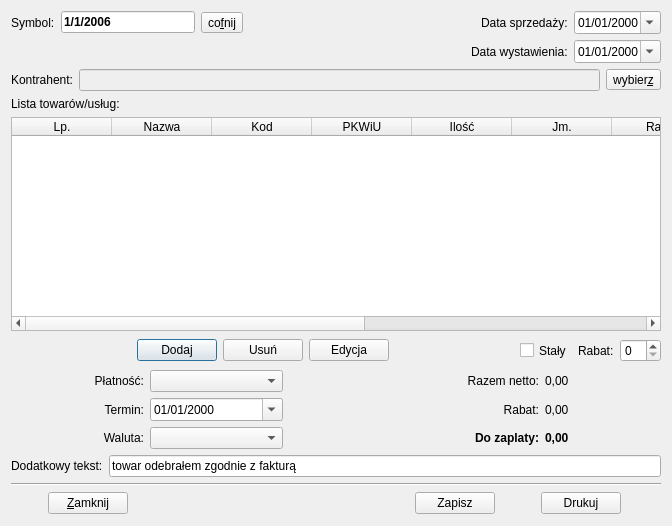
<ui version="4.0" >
 <class>Faktura</class>
 <widget class="QDialog" name="Faktura" >
  <property name="geometry" >
   <rect>
    <x>0</x>
    <y>0</y>
    <width>672</width>
    <height>526</height>
   </rect>
  </property>
  <property name="windowTitle" >
   <string>Faktura VAT</string>
  </property>
  <layout class="QVBoxLayout" name="verticalLayout" >
   <item>
    <layout class="QHBoxLayout" >
     <item>
      <layout class="QHBoxLayout" >
       <item>
        <layout class="QHBoxLayout" >
         <item>
          <widget class="QLabel" name="textLabel1_3" >
           <property name="text" >
            <string>Symbol:</string>
           </property>
           <property name="wordWrap" >
            <bool>false</bool>
           </property>
          </widget>
         </item>
         <item>
          <widget class="QLineEdit" name="frNr" >
           <property name="enabled" >
            <bool>true</bool>
           </property>
           <property name="font" >
            <font>
             <weight>75</weight>
             <bold>true</bold>
            </font>
           </property>
           <property name="text" >
            <string>1/1/2006</string>
           </property>
          </widget>
         </item>
        </layout>
       </item>
       <item>
        <widget class="QToolButton" name="backBtn" >
         <property name="text" >
          <string>co&amp;fnij</string>
         </property>
         <property name="shortcut" >
          <string>Alt+F</string>
         </property>
        </widget>
       </item>
      </layout>
     </item>
     <item>
      <spacer>
       <property name="orientation" >
        <enum>Qt::Horizontal</enum>
       </property>
       <property name="sizeType" >
        <enum>QSizePolicy::Expanding</enum>
       </property>
       <property name="sizeHint" stdset="0" >
        <size>
         <width>31</width>
         <height>20</height>
        </size>
       </property>
      </spacer>
     </item>
     <item>
      <layout class="QHBoxLayout" >
       <item>
        <widget class="QLabel" name="textLabel3" >
         <property name="text" >
          <string>Data sprzedaży:</string>
         </property>
         <property name="wordWrap" >
          <bool>false</bool>
         </property>
        </widget>
       </item>
       <item>
        <widget class="QDateEdit" name="sellingDate" >
         <property name="displayFormat" >
          <string>dd/MM/yyyy</string>
         </property>
         <property name="calendarPopup" >
          <bool>true</bool>
         </property>
        </widget>
       </item>
      </layout>
     </item>
    </layout>
   </item>
   <item>
    <layout class="QHBoxLayout" name="horizontalLayout" >
     <item>
      <spacer name="spacer8_3" >
       <property name="orientation" >
        <enum>Qt::Horizontal</enum>
       </property>
       <property name="sizeType" >
        <enum>QSizePolicy::Expanding</enum>
       </property>
       <property name="sizeHint" stdset="0" >
        <size>
         <width>468</width>
         <height>17</height>
        </size>
       </property>
      </spacer>
     </item>
     <item>
      <widget class="QLabel" name="textLabel3_2" >
       <property name="sizePolicy" >
        <sizepolicy vsizetype="Preferred" hsizetype="Preferred" >
         <horstretch>0</horstretch>
         <verstretch>0</verstretch>
        </sizepolicy>
       </property>
       <property name="text" >
        <string>Data wystawienia:</string>
       </property>
       <property name="wordWrap" >
        <bool>false</bool>
       </property>
      </widget>
     </item>
     <item>
      <widget class="QDateEdit" name="productDate" >
       <property name="displayFormat" >
        <string>dd/MM/yyyy</string>
       </property>
       <property name="calendarPopup" >
        <bool>true</bool>
       </property>
      </widget>
     </item>
    </layout>
   </item>
   <item>
    <layout class="QHBoxLayout" >
     <item>
      <layout class="QHBoxLayout" >
       <item>
        <widget class="QLabel" name="textLabel1" >
         <property name="text" >
          <string>Kontrahent:</string>
         </property>
         <property name="wordWrap" >
          <bool>false</bool>
         </property>
        </widget>
       </item>
       <item>
        <widget class="QLineEdit" name="kontrName" >
         <property name="enabled" >
          <bool>false</bool>
         </property>
         <property name="font" >
          <font>
           <weight>75</weight>
           <bold>true</bold>
          </font>
         </property>
        </widget>
       </item>
      </layout>
     </item>
     <item>
      <widget class="QToolButton" name="kListGet" >
       <property name="text" >
        <string>wybier&amp;z</string>
       </property>
       <property name="shortcut" >
        <string>Alt+Z</string>
       </property>
      </widget>
     </item>
    </layout>
   </item>
   <item>
    <widget class="QLabel" name="textLabel1_2" >
     <property name="text" >
      <string>Lista towarów/usług:</string>
     </property>
     <property name="wordWrap" >
      <bool>false</bool>
     </property>
    </widget>
   </item>
   <item>
    <widget class="QTableWidget" name="tableTow" >
     <property name="enabled" >
      <bool>true</bool>
     </property>
     <property name="editTriggers" >
      <set>QAbstractItemView::NoEditTriggers</set>
     </property>
     <property name="selectionMode" >
      <enum>QAbstractItemView::SingleSelection</enum>
     </property>
     <property name="rowCount" >
      <number>0</number>
     </property>
     <property name="columnCount" >
      <number>11</number>
     </property>
     <column>
      <property name="text" >
       <string>Lp.</string>
      </property>
     </column>
     <column>
      <property name="text" >
       <string>Nazwa</string>
      </property>
     </column>
     <column>
      <property name="text" >
       <string>Kod</string>
      </property>
     </column>
     <column>
      <property name="text" >
       <string>PKWiU</string>
      </property>
     </column>
     <column>
      <property name="text" >
       <string>Ilość</string>
      </property>
     </column>
     <column>
      <property name="text" >
       <string>Jm.</string>
      </property>
     </column>
     <column>
      <property name="text" >
       <string>Rabat</string>
      </property>
     </column>
     <column>
      <property name="text" >
       <string>Cena jn.</string>
      </property>
     </column>
     <column>
      <property name="text" >
       <string>Netto</string>
      </property>
     </column>
     <column>
      <property name="text" >
       <string>Vat</string>
      </property>
     </column>
     <column>
      <property name="text" >
       <string>Brutto</string>
      </property>
     </column>
    </widget>
   </item>
   <item>
    <layout class="QHBoxLayout" name="horizontalLayout_2" >
     <item>
      <spacer>
       <property name="orientation" >
        <enum>Qt::Horizontal</enum>
       </property>
       <property name="sizeType" >
        <enum>QSizePolicy::Expanding</enum>
       </property>
       <property name="sizeHint" stdset="0" >
        <size>
         <width>30</width>
         <height>20</height>
        </size>
       </property>
      </spacer>
     </item>
     <item>
      <widget class="QPushButton" name="addTwBtn" >
       <property name="text" >
        <string>Dodaj</string>
       </property>
      </widget>
     </item>
     <item>
      <widget class="QPushButton" name="rmTowBtn" >
       <property name="text" >
        <string>Usuń</string>
       </property>
      </widget>
     </item>
     <item>
      <widget class="QPushButton" name="editTwBtn" >
       <property name="text" >
        <string>Edycja</string>
       </property>
      </widget>
     </item>
     <item>
      <spacer>
       <property name="orientation" >
        <enum>Qt::Horizontal</enum>
       </property>
       <property name="sizeType" >
        <enum>QSizePolicy::Expanding</enum>
       </property>
       <property name="sizeHint" stdset="0" >
        <size>
         <width>40</width>
         <height>20</height>
        </size>
       </property>
      </spacer>
     </item>
     <item>
      <widget class="QCheckBox" name="constRab" >
       <property name="minimumSize" >
        <size>
         <width>0</width>
         <height>27</height>
        </size>
       </property>
       <property name="text" >
        <string>Stały</string>
       </property>
      </widget>
     </item>
     <item>
      <widget class="QLabel" name="textLabel4" >
       <property name="text" >
        <string>Rabat:</string>
       </property>
       <property name="wordWrap" >
        <bool>false</bool>
       </property>
      </widget>
     </item>
     <item>
      <widget class="QSpinBox" name="rabatValue" />
     </item>
    </layout>
   </item>
   <item>
    <layout class="QHBoxLayout" name="horizontalLayout_3" >
     <item>
      <layout class="QHBoxLayout" >
       <item>
        <layout class="QVBoxLayout" >
         <item>
          <widget class="QLabel" name="textLabel5" >
           <property name="text" >
            <string>Płatność:</string>
           </property>
           <property name="alignment" >
            <set>Qt::AlignRight|Qt::AlignTrailing|Qt::AlignVCenter</set>
           </property>
           <property name="wordWrap" >
            <bool>false</bool>
           </property>
          </widget>
         </item>
         <item>
          <widget class="QLabel" name="textLabel6" >
           <property name="text" >
            <string>Termin:</string>
           </property>
           <property name="alignment" >
            <set>Qt::AlignRight|Qt::AlignTrailing|Qt::AlignVCenter</set>
           </property>
           <property name="wordWrap" >
            <bool>true</bool>
           </property>
          </widget>
         </item>
         <item>
          <widget class="QLabel" name="textLabel2_3" >
           <property name="text" >
            <string>Waluta:</string>
           </property>
           <property name="alignment" >
            <set>Qt::AlignRight|Qt::AlignTrailing|Qt::AlignVCenter</set>
           </property>
           <property name="wordWrap" >
            <bool>false</bool>
           </property>
          </widget>
         </item>
        </layout>
       </item>
       <item>
        <layout class="QVBoxLayout" >
         <item>
          <widget class="QComboBox" name="platCombo" />
         </item>
         <item>
          <widget class="QDateEdit" name="liabDate" >
           <property name="displayFormat" >
            <string>dd/MM/yyyy</string>
           </property>
           <property name="calendarPopup" >
            <bool>true</bool>
           </property>
          </widget>
         </item>
         <item>
          <widget class="QComboBox" name="currCombo" >
           <property name="minimumSize" >
            <size>
             <width>80</width>
             <height>0</height>
            </size>
           </property>
          </widget>
         </item>
        </layout>
       </item>
      </layout>
     </item>
     <item>
      <spacer>
       <property name="orientation" >
        <enum>Qt::Horizontal</enum>
       </property>
       <property name="sizeType" >
        <enum>QSizePolicy::Maximum</enum>
       </property>
       <property name="sizeHint" stdset="0" >
        <size>
         <width>100</width>
         <height>20</height>
        </size>
       </property>
      </spacer>
     </item>
     <item>
      <layout class="QVBoxLayout" >
       <item>
        <layout class="QHBoxLayout" >
         <item>
          <layout class="QVBoxLayout" >
           <item>
            <widget class="QLabel" name="textLabel2" >
             <property name="minimumSize" >
              <size>
               <width>150</width>
               <height>0</height>
              </size>
             </property>
             <property name="text" >
              <string>Razem netto:</string>
             </property>
             <property name="alignment" >
              <set>Qt::AlignRight|Qt::AlignTrailing|Qt::AlignVCenter</set>
             </property>
             <property name="wordWrap" >
              <bool>false</bool>
             </property>
            </widget>
           </item>
           <item>
            <widget class="QLabel" name="textLabel2_2_2" >
             <property name="minimumSize" >
              <size>
               <width>150</width>
               <height>0</height>
              </size>
             </property>
             <property name="text" >
              <string>Rabat:</string>
             </property>
             <property name="alignment" >
              <set>Qt::AlignRight|Qt::AlignTrailing|Qt::AlignVCenter</set>
             </property>
             <property name="wordWrap" >
              <bool>false</bool>
             </property>
            </widget>
           </item>
           <item>
            <widget class="QLabel" name="textLabel2_2" >
             <property name="minimumSize" >
              <size>
               <width>150</width>
               <height>0</height>
              </size>
             </property>
             <property name="font" >
              <font>
               <weight>75</weight>
               <bold>true</bold>
              </font>
             </property>
             <property name="text" >
              <string>Do zaplaty:</string>
             </property>
             <property name="alignment" >
              <set>Qt::AlignRight|Qt::AlignTrailing|Qt::AlignVCenter</set>
             </property>
             <property name="wordWrap" >
              <bool>false</bool>
             </property>
            </widget>
           </item>
          </layout>
         </item>
         <item>
          <layout class="QVBoxLayout" >
           <item>
            <widget class="QLabel" name="snetto" >
             <property name="minimumSize" >
              <size>
               <width>80</width>
               <height>0</height>
              </size>
             </property>
             <property name="text" >
              <string>0,00</string>
             </property>
             <property name="wordWrap" >
              <bool>false</bool>
             </property>
            </widget>
           </item>
           <item>
            <widget class="QLabel" name="sRabat" >
             <property name="minimumSize" >
              <size>
               <width>80</width>
               <height>0</height>
              </size>
             </property>
             <property name="text" >
              <string>0,00</string>
             </property>
             <property name="wordWrap" >
              <bool>false</bool>
             </property>
            </widget>
           </item>
           <item>
            <widget class="QLabel" name="sbrutto" >
             <property name="minimumSize" >
              <size>
               <width>80</width>
               <height>0</height>
              </size>
             </property>
             <property name="font" >
              <font>
               <weight>75</weight>
               <bold>true</bold>
              </font>
             </property>
             <property name="text" >
              <string>0,00</string>
             </property>
             <property name="wordWrap" >
              <bool>false</bool>
             </property>
            </widget>
           </item>
          </layout>
         </item>
        </layout>
       </item>
      </layout>
     </item>
    </layout>
   </item>
   <item>
    <layout class="QHBoxLayout" >
     <item>
      <widget class="QLabel" name="textLabel7" >
       <property name="text" >
        <string>Dodatkowy tekst:</string>
       </property>
       <property name="wordWrap" >
        <bool>false</bool>
       </property>
      </widget>
     </item>
     <item>
      <widget class="QLineEdit" name="additEdit" >
       <property name="text" >
        <string>towar odebrałem zgodnie z fakturą</string>
       </property>
      </widget>
     </item>
    </layout>
   </item>
   <item>
    <widget class="Line" name="line" >
     <property name="orientation" >
      <enum>Qt::Horizontal</enum>
     </property>
    </widget>
   </item>
   <item>
    <layout class="QHBoxLayout" name="horizontalLayout_4" >
     <item>
      <spacer name="spacer6" >
       <property name="orientation" >
        <enum>Qt::Horizontal</enum>
       </property>
       <property name="sizeType" >
        <enum>QSizePolicy::Minimum</enum>
       </property>
       <property name="sizeHint" stdset="0" >
        <size>
         <width>37</width>
         <height>23</height>
        </size>
       </property>
      </spacer>
     </item>
     <item>
      <widget class="QPushButton" name="closeBtn" >
       <property name="text" >
        <string>&amp;Zamknij</string>
       </property>
       <property name="shortcut" >
        <string>Alt+A</string>
       </property>
      </widget>
     </item>
     <item>
      <spacer name="spacer4" >
       <property name="orientation" >
        <enum>Qt::Horizontal</enum>
       </property>
       <property name="sizeType" >
        <enum>QSizePolicy::Expanding</enum>
       </property>
       <property name="sizeHint" stdset="0" >
        <size>
         <width>228</width>
         <height>23</height>
        </size>
       </property>
      </spacer>
     </item>
     <item>
      <widget class="QPushButton" name="saveBtn" >
       <property name="text" >
        <string>Zapisz</string>
       </property>
       <property name="shortcut" >
        <string/>
       </property>
      </widget>
     </item>
     <item>
      <spacer name="spacer5_2" >
       <property name="orientation" >
        <enum>Qt::Horizontal</enum>
       </property>
       <property name="sizeType" >
        <enum>QSizePolicy::Minimum</enum>
       </property>
       <property name="sizeHint" stdset="0" >
        <size>
         <width>40</width>
         <height>20</height>
        </size>
       </property>
      </spacer>
     </item>
     <item>
      <widget class="QPushButton" name="printBtn" >
       <property name="text" >
        <string>Drukuj</string>
       </property>
       <property name="shortcut" >
        <string/>
       </property>
      </widget>
     </item>
     <item>
      <spacer name="spacer5" >
       <property name="orientation" >
        <enum>Qt::Horizontal</enum>
       </property>
       <property name="sizeType" >
        <enum>QSizePolicy::Minimum</enum>
       </property>
       <property name="sizeHint" stdset="0" >
        <size>
         <width>40</width>
         <height>20</height>
        </size>
       </property>
      </spacer>
     </item>
    </layout>
   </item>
  </layout>
 </widget>
 <layoutdefault spacing="6" margin="11" />
 <pixmapfunction>qPixmapFromMimeSource</pixmapfunction>
 <resources>
  <include location="qfaktury.qrc" />
 </resources>
 <connections/>
</ui>
